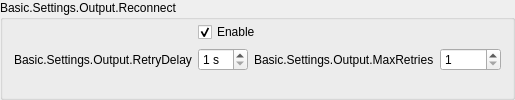
                 <widget class="QGroupBox" name="groupBox_7">
                  <property name="title">
                   <string>Basic.Settings.Output.Reconnect</string>
                  </property>
                  <layout class="QFormLayout" name="formLayout_19">
                   <property name="fieldGrowthPolicy">
                    <enum>QFormLayout::AllNonFixedFieldsGrow</enum>
                   </property>
                   <property name="labelAlignment">
                    <set>Qt::AlignRight|Qt::AlignTrailing|Qt::AlignVCenter</set>
                   </property>
                   <property name="topMargin">
                    <number>2</number>
                   </property>
                   <item row="0" column="1">
                    <widget class="QCheckBox" name="reconnectEnable">
                     <property name="text">
                      <string>Enable</string>
                     </property>
                     <property name="checked">
                      <bool>true</bool>
                     </property>
                    </widget>
                   </item>
                   <item row="1" column="1">
                    <layout class="QHBoxLayout" name="horizontalLayout_19">
                     <property name="leftMargin">
                      <number>0</number>
                     </property>
                     <property name="topMargin">
                      <number>0</number>
                     </property>
                     <property name="rightMargin">
                      <number>0</number>
                     </property>
                     <property name="bottomMargin">
                      <number>0</number>
                     </property>
                     <item>
                      <widget class="QSpinBox" name="reconnectRetryDelay">
                       <property name="suffix">
                        <string> s</string>
                       </property>
                       <property name="minimum">
                        <number>1</number>
                       </property>
                       <property name="maximum">
                        <number>30</number>
                       </property>
                      </widget>
                     </item>
                     <item>
                      <widget class="QLabel" name="label_22">
                       <property name="sizePolicy">
                        <sizepolicy hsizetype="Maximum" vsizetype="Preferred">
                         <horstretch>0</horstretch>
                         <verstretch>0</verstretch>
                        </sizepolicy>
                       </property>
                       <property name="text">
                        <string>Basic.Settings.Output.MaxRetries</string>
                       </property>
                       <property name="buddy">
                        <cstring>reconnectMaxRetries</cstring>
                       </property>
                      </widget>
                     </item>
                     <item>
                      <widget class="QSpinBox" name="reconnectMaxRetries">
                       <property name="minimum">
                        <number>1</number>
                       </property>
                       <property name="maximum">
                        <number>10000</number>
                       </property>
                      </widget>
                     </item>
                    </layout>
                   </item>
                   <item row="1" column="0">
                    <widget class="QLabel" name="label_17">
                     <property name="text">
                      <string>Basic.Settings.Output.RetryDelay</string>
                     </property>
                     <property name="buddy">
                      <cstring>reconnectRetryDelay</cstring>
                     </property>
                    </widget>
                   </item>
                   <item row="0" column="0">
                    <spacer name="horizontalSpacer_8">
                     <property name="orientation">
                      <enum>Qt::Horizontal</enum>
                     </property>
                     <property name="sizeHint" stdset="0">
                      <size>
                       <width>170</width>
                       <height>20</height>
                      </size>
                     </property>
                    </spacer>
                   </item>
                  </layout>
                 </widget>
